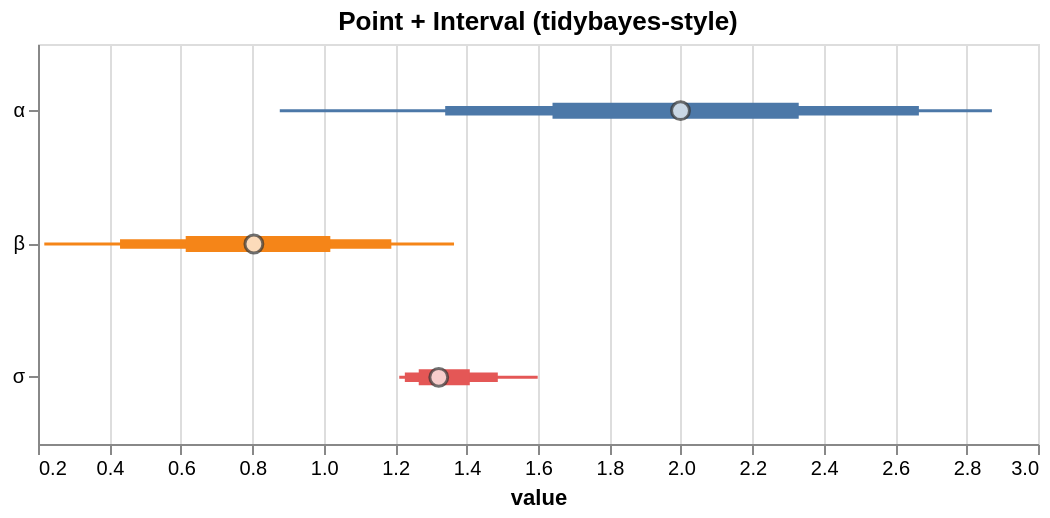

Vega-Lite specification for this chart:
### Vega-Lite specification from a JSON file in a GitHub repository (floating-point values rounded to 4 significant figures)
{"$schema": "https://vega.github.io/schema/vega-lite/v5.json", "config": {"axis": {"labelLimit": 0}, "header": {"labelLimit": 0}, "legend": {"labelLimit": 0}}, "data": {"values": [{"__point__": 1.322, "hi_0_5_": 1.409, "hi_0_8_": 1.487, "hi_0_95_": 1.599, "lo_0_5_": 1.266, "lo_0_8_": 1.227, "lo_0_95_": 1.212, "parameter": "σ"}, {"__point__": 1.999, "hi_0_5_": 2.33, "hi_0_8_": 2.666, "hi_0_95_": 2.871, "lo_0_5_": 1.641, "lo_0_8_": 1.34, "lo_0_95_": 0.877, "parameter": "α"}, {"__point__": 0.8045, "hi_0_5_": 1.018, "hi_0_8_": 1.189, "hi_0_95_": 1.365, "lo_0_5_": 0.6136, "lo_0_8_": 0.4297, "lo_0_95_": 0.2176, "parameter": "β"}]}, "height": 200, "layer": [{"encoding": {"color": {"field": "parameter", "legend": null, "type": "nominal"}, "tooltip": [{"field": "__point__", "title": "value (estimate)", "type": "quantitative"}, {"field": "parameter", "type": "nominal"}, {"field": "lo_0_95_", "title": "95% lo", "type": "quantitative"}, {"field": "hi_0_95_", "title": "95% hi", "type": "quantitative"}], "x": {"field": "lo_0_95_", "scale": {"zero": false}, "title": "value", "type": "quantitative"}, "x2": {"field": "hi_0_95_"}, "y": {"axis": {"title": null}, "field": "parameter", "type": "nominal"}}, "mark": {"strokeWidth": 1.5, "type": "rule"}, "params": [{"bind": "scales", "name": "grid", "select": {"encodings": ["x"], "type": "interval"}}]}, {"encoding": {"color": {"field": "parameter", "legend": null, "type": "nominal"}, "tooltip": [{"field": "__point__", "title": "value (estimate)", "type": "quantitative"}, {"field": "parameter", "type": "nominal"}, {"field": "lo_0_95_", "title": "95% lo", "type": "quantitative"}, {"field": "hi_0_95_", "title": "95% hi", "type": "quantitative"}], "x": {"field": "lo_0_8_", "scale": {"zero": false}, "title": "value", "type": "quantitative"}, "x2": {"field": "hi_0_8_"}, "y": {"axis": {"title": null}, "field": "parameter", "type": "nominal"}}, "mark": {"strokeWidth": 4.75, "type": "rule"}}, {"encoding": {"color": {"field": "parameter", "legend": null, "type": "nominal"}, "tooltip": [{"field": "__point__", "title": "value (estimate)", "type": "quantitative"}, {"field": "parameter", "type": "nominal"}, {"field": "lo_0_95_", "title": "95% lo", "type": "quantitative"}, {"field": "hi_0_95_", "title": "95% hi", "type": "quantitative"}], "x": {"field": "lo_0_5_", "scale": {"zero": false}, "title": "value", "type": "quantitative"}, "x2": {"field": "hi_0_5_"}, "y": {"axis": {"title": null}, "field": "parameter", "type": "nominal"}}, "mark": {"strokeWidth": 8.0, "type": "rule"}}, {"encoding": {"tooltip": [{"field": "__point__", "title": "value (estimate)", "type": "quantitative"}, {"field": "parameter", "type": "nominal"}, {"field": "lo_0_95_", "title": "95% lo", "type": "quantitative"}, {"field": "hi_0_95_", "title": "95% hi", "type": "quantitative"}], "x": {"field": "__point__", "scale": {"zero": false}, "type": "quantitative"}, "y": {"field": "parameter", "type": "nominal"}}, "mark": {"color": "white", "filled": true, "size": 80, "stroke": "#333", "strokeWidth": 1.5, "type": "point"}}], "title": "Point + Interval (tidybayes-style)", "width": 500}
